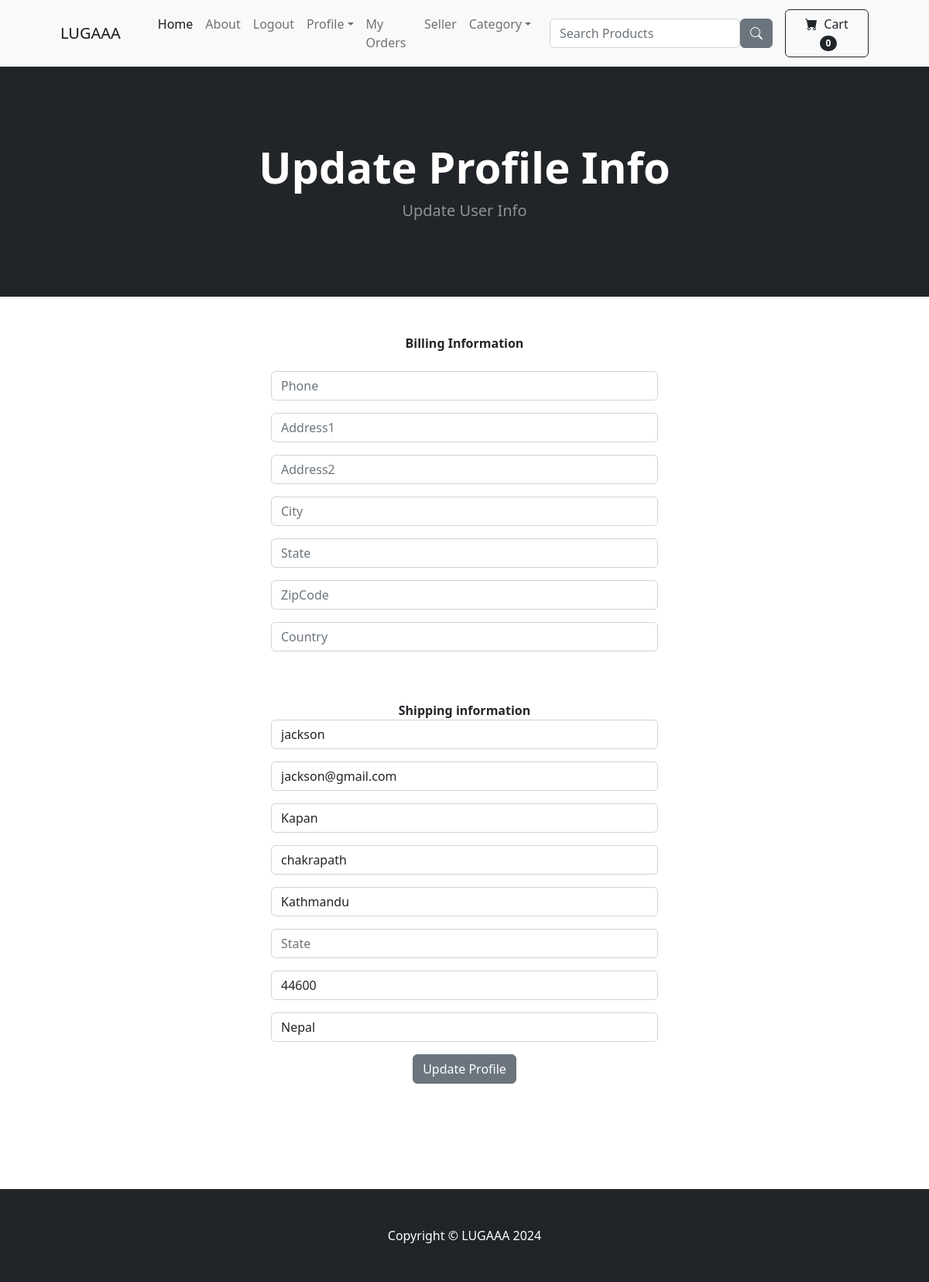
Page /update_info/ (signed in) on the committed database.
### store/models.py (models this page shows, shortened)
class Profile(models.Model):
    user = models.OneToOneField(User, on_delete=models.CASCADE )
    date_modified = models.DateTimeField(User, auto_now=True)
    phone = models.CharField(max_length=15, blank=True)  # Phone number of the customer
    address1 = models.CharField(max_length=200, blank=True)# Address of the customer
    address2 = models.CharField(max_length=200, blank=True)
    city = models.CharField(max_length=200, blank=True)
    state = models.CharField(max_length=200, blank=True)
    zipcode = models.CharField(max_length=200, blank=True)
    country = models.CharField(max_length=200, blank=True)
    old_cart = models.CharField(max_length=200, blank=True, null=True)   # Cart data stored here when a user is logged out.

### payment/models.py (models this page shows, shortened)
class ShippingAddress(models.Model):
    user = models.ForeignKey(User, on_delete=models.CASCADE, null=True, blank=True)
    shipping_fullname = models.CharField(max_length=255)
    shipping_email = models.CharField(max_length=255)
    shipping_address1 = models.CharField(max_length=255)
    shipping_address2 = models.CharField(max_length=255)
    shipping_city= models.CharField(max_length=255)
    shipping_state= models.CharField(max_length=255, null = True, blank=True)
    shipping_zipcode = models.CharField(max_length=255, null = True, blank=True)
    shipping_country = models.CharField(max_length=255)
    class Meta:
        verbose_name_plural = "Shipping Address"

### store/views.py (the view)
# urls.py: path('update_info/', views.update_info, name="update_info"),#urlpatterns for update info page
def update_info(request):
    if request.user.is_authenticated:
        try:
            current_users = Profile.objects.get(user=request.user)
        except Profile.DoesNotExist:
            messages.error(request, "User profile does not exist.")
            return redirect('home')
        try:
            shipping_user = ShippingAddress.objects.get(user=request.user)
        except ShippingAddress.DoesNotExist:
            shipping_user = ShippingAddress(user=request.user)  # Create a new instance
        form = UserInfoform(request.POST or None, instance=current_users)
        shipping_form = ShippingForm(request.POST or None, instance=shipping_user)
        if request.method == 'POST':
            if form.is_valid() or shipping_form.is_valid():
                form.save()
                shipping_form.save()
                messages.success(request, "Your Info Has been updated successfully")
                return redirect('home')
            else:
                messages.error(request, "Form is not valid.")
                return render(request, 'update_info.html', {'form': form, 'shipping_form': shipping_form})
        else:
            return render(request, 'update_info.html', {'form': form, 'shipping_form': shipping_form})
    else:
        messages.error(request, "You need to be logged in to update your info.")
        return redirect('login')

### store/forms.py
class UserInfoform(forms.ModelForm):
    phone = forms.CharField(label="", widget=forms.TextInput(attrs={'class':'form-control', 'placeholder':'Phone'}), required=False)  # Phone number of the customer
    address1 = forms.CharField(label="", widget=forms.TextInput(attrs={'class':'form-control', 'placeholder':'Address1'}), required=False)# Address of the customer
    address2 = forms.CharField(label="", widget=forms.TextInput(attrs={'class':'form-control', 'placeholder':'Address2'}), required=False)
    city = forms.CharField(label="", widget=forms.TextInput(attrs={'class':'form-control', 'placeholder':'City'}), required=False)
    state = forms.CharField(label="", widget=forms.TextInput(attrs={'class':'form-control', 'placeholder':'State'}), required=False)
    zipcode = forms.CharField(label="", widget=forms.TextInput(attrs={'class':'form-control', 'placeholder':'ZipCode'}), required=False)
    country = forms.CharField(label="", widget=forms.TextInput(attrs={'class':'form-control', 'placeholder':'Country'}), required=False)
    class Meta:
        model = Profile
        fields = ('phone', 'address1','address2','city','state','zipcode','country')

### cart/cart.py (called while the page is built)
    def __len__(self):
        return len(self.cart)

### cart/context_processor.py (called while the page is built)
def cart(request):
    return {'cart': Cart(request)}

### store/templates/update_info.html (shortened to what this page needs)
{% extends 'base.html' %}
{% block content %}
<header class="bg-dark py-5">
    <div class="container px-4 px-lg-5 my-5">
        <div class="text-center text-white">
            <h1 class="display-4 fw-bolder"> Update Profile Info</h1>
            <p class="lead fw-normal text-white-50 mb-0">Update User Info </p>
        </div>
    </div>
</header>
<center>
<div class="col-5 text-center mb-3 my-5">
    <strong>Billing Information</strong>
    <form method="POST" action="{% url 'update_info' %}">
         {{ form.as_p }}
         <br/><br/>
        <strong> Shipping information</strong>
         {{ shipping_form.as_p}}
         <button type="submit" class="btn btn-secondary">
            Update Profile
         </button>
        </form>
    <br>
    <br>
    <br>
    <br>
    <br>
</div>
</center>
{% endblock %}

### rows in the picture
ShippingAddress: shipping_fullname "jackson", shipping_email "jackson@gmail.com", shipping_address1 "Kapan", shipping_address2 "chakrapath", shipping_city "Kathmandu", shipping_zipcode "44600", shipping_country "Nepal"

### other values in the picture
{{ cart|length }} "0"
